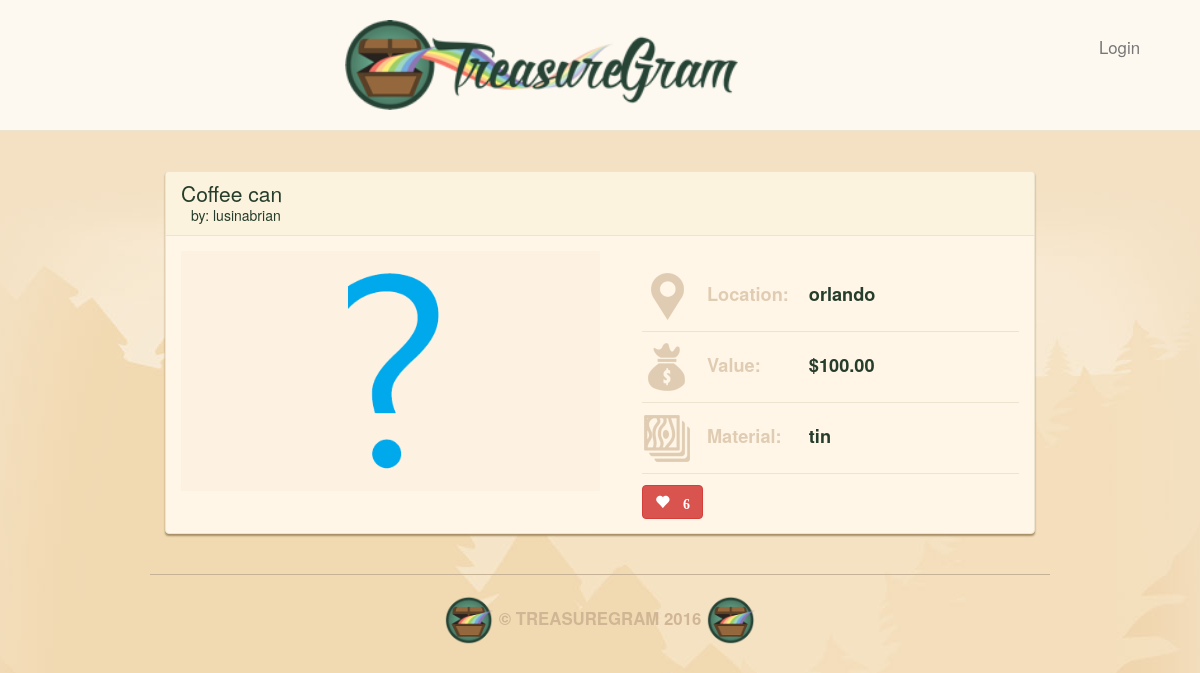
/1/, run on the app's committed database.
### main_app/models.py (models this page shows, shortened)
class Treasures(models.Model):
    user = models.ForeignKey(User)
    name = models.CharField(max_length=100)
    value = models.DecimalField(max_digits=10, decimal_places=2)
    material = models.CharField(max_length=100)
    location = models.CharField(max_length=100)
    image = models.ImageField(upload_to='media/treasure_images', default='media/default.png')
    likes = models.IntegerField(default=0)

### main_app/views.py (the view)
# urls.py: url(r'^([0-9]+)/$', views.detail, name='detail'),
def detail(request, treasure_id):
    context = {"treasure": Treasures.objects.get(id=treasure_id)}
    return render(request=request, template_name='detail.html', context=context)

### main_app/templates/detail.html
{% extends 'base.html' %}
{% load staticfiles %}
{% block content %}
  <div class="treasure panel panel-default">
    <div class="panel-heading">
          <h3 class="panel-title">{{ treasure.name }}</h3>
          <a class="panel-username" href="/user/{{treasure.user.username}}/">by: {{ treasure.user.username }}</a>
        </div>
    <div class="panel-body">
      <div class="treasure-photo-detail">
        <img src="{{ treasure.image.url }}" height="200">
      </div>
      <table class="treasure-table">
        <tr>
          <th>
            <img src="{% static "images/location-icon.png" %}" alt="Location Icon">
            Location:
          </th>
          <td>{{ treasure.location }}</td>
        </tr>
        <tr>
          <th>
            <img src="{% static "images/value-icon.png" %}" alt="Value Icon">
            Value:
          </th>
          <td>${{ treasure.value }}</td>
        </tr>
        <tr>
          <th>
            <img src="{% static "images/material-icon.png" %}" alt="Material Icon">
            Material:
          </th>
          <td>{{ treasure.material }}</td>
        </tr>
      </table>
      <button id ="likes" data-id="{{treasure.id}}" class="btn btn-mini btn-danger glyphicon glyphicon-heart" type="button">
            {% if treasure.likes > 0 %} {{ treasure.likes }} {% endif %}
          </button>
    </div>
  </div>
{% endblock %}

### main_app/static/css/style.css (style rules this page uses)
body { background: #f3e1c5 url(../images/brand-bg.jpg) no-repeat center top; color: #263d2c; }
.panel { background: #fff6e8; border-color: #ece4cf; box-shadow: 0 2px 2px #a58d65; }
.panel-default .panel-heading { background: #fbf3dd; border-color: #ece4cf; }
.panel-body { position: relative; }
.panel-title { font-size: 1.5em; color: #263d2c; }
.panel-username { margin-left: 10px; font-size: 1.0em; color: #263d2c; }
.treasure { margin-bottom: 20px; }
.treasure:last-child { margin-bottom: 0; }
.treasure-photo-detail { background: #fdf2e1; float: left; margin-right: 5%; padding: 20px; position: relative; text-align: center; width: 50%; }
.treasure-table { float: left; margin-top: 10px; width: 45%; }
.treasure-table img { margin-right: 10px; }
.treasure-table tr { border-bottom: 1px solid #ece4cf; }
.treasure-table td, .treasure-table th { font-weight: bold; font-size: 1.3em; padding-bottom: 10px; padding-top: 10px; vertical-align: baseline; }
.treasure-table th { color: #e0ccb2; white-space: nowrap; }
.treasure-table td:last-child { padding-left: 20px; width: 100%; }
.btn { margin-top: 10px; font-weight: bold; font-size: 14px; }

### data on the page
Treasures: name "Coffee can", user.username "lusinabrian", image (placeholder picture), location "orlando", value "100.00", material "tin", likes "6"
